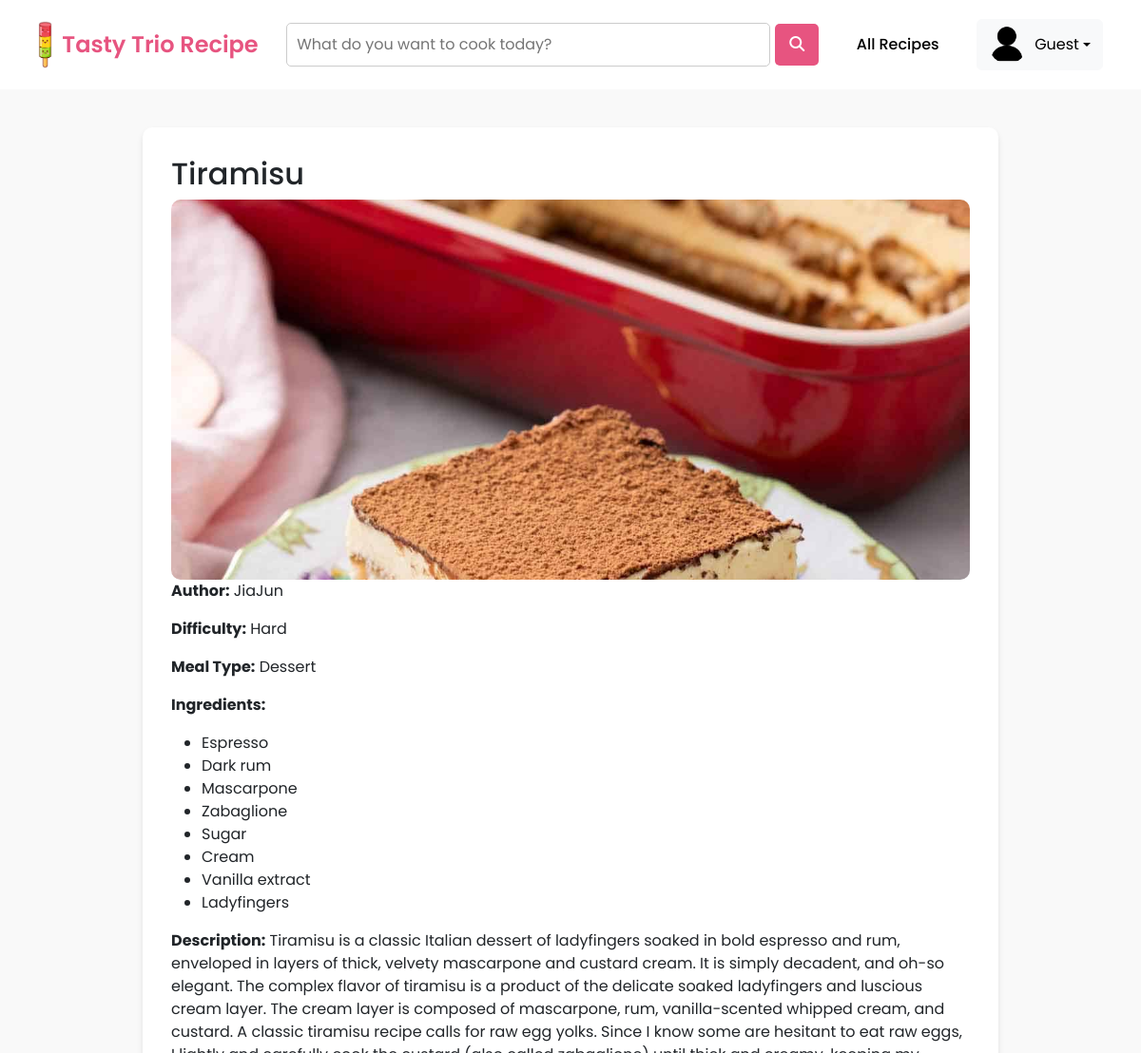
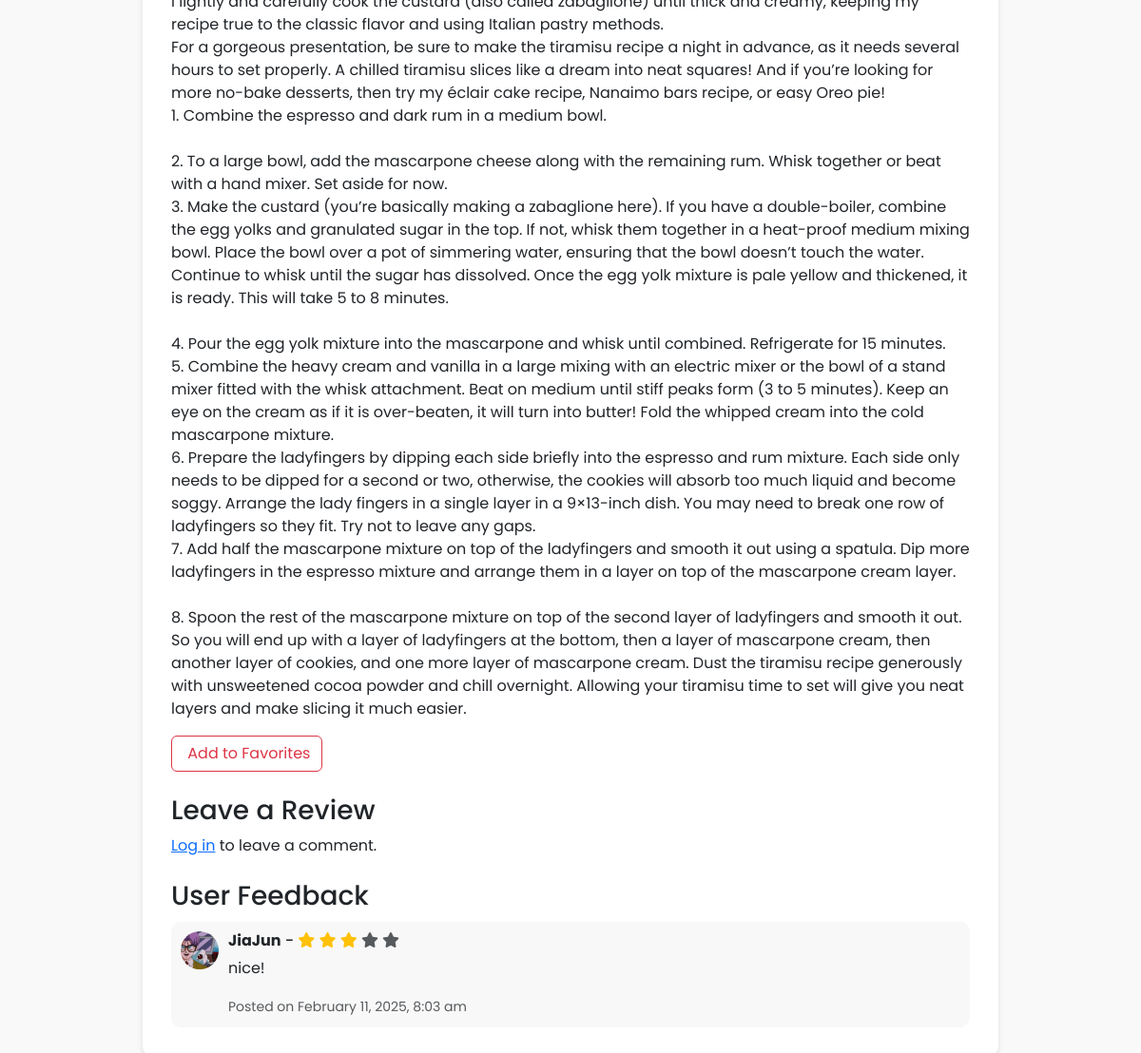
The page /user_recipe_details.php?id=8 on the database its author committed (2 pictures, top to bottom).
### tables this page shows
CREATE TABLE `recipe` (
  `recipeID` int(11) NOT NULL,
  `recipeImg` varchar(255) DEFAULT NULL,
  `recipeName` varchar(255) NOT NULL,
  `recipeIngred` text NOT NULL,
  `recipeDesc` text NOT NULL,
  `recipeDate` timestamp NOT NULL DEFAULT current_timestamp(),
  `recipeStatus` enum('Pending','Approved','Rejected','Re-Submitted') NOT NULL,
  `remark` text DEFAULT NULL,
  `userID` int(11) DEFAULT NULL,
  `diffID` int(11) DEFAULT NULL,
  `typeID` int(11) DEFAULT NULL
);

CREATE TABLE `registered_user` (
  `userID` int(11) NOT NULL,
  `userImg` varchar(255) DEFAULT NULL,
  `userName` varchar(255) NOT NULL,
  `userEmail` varchar(255) NOT NULL,
  `userPass` varchar(255) NOT NULL,
  `userBio` text DEFAULT NULL,
  `favID` int(11) DEFAULT NULL,
  `reset_token` varchar(255) DEFAULT NULL,
  `userStatus` enum('Active','Inactive','Banned') NOT NULL DEFAULT 'Active'
);

CREATE TABLE `meal_difficulty` (
  `diffID` int(11) NOT NULL,
  `mealDiff` varchar(255) NOT NULL
);

CREATE TABLE `meal_type` (
  `typeID` int(11) NOT NULL,
  `mealType` varchar(255) NOT NULL
);

CREATE TABLE `feedback` (
  `feedbackID` int(11) NOT NULL,
  `userID` int(11) DEFAULT NULL,
  `recipeID` int(11) DEFAULT NULL,
  `ratingID` int(11) DEFAULT NULL,
  `comment` text DEFAULT NULL,
  `feedbackDate` timestamp NOT NULL DEFAULT current_timestamp()
);

### user_recipe_details.php (the view, shortened to what this page needs)
<?php
include 'db.php';
$isLoggedIn = false;
if (!isset($_GET['id']) || empty($_GET['id'])) {
    $toastMessage = 'Invalid Recipe ID.';
} else {
    $recipeID = $_GET['id'];
    $query = "SELECT recipe.recipeID, recipe.recipeName, recipe.recipeImg, recipe.recipeIngred, recipe.recipeDesc,
              registered_user.userName, registered_user.userImg AS creatorImg,
              meal_difficulty.mealDiff, meal_type.mealType
            FROM recipe
            LEFT JOIN registered_user ON recipe.userID = registered_user.userID
            LEFT JOIN meal_difficulty ON recipe.diffID = meal_difficulty.diffID
            LEFT JOIN meal_type ON recipe.typeID = meal_type.typeID
            WHERE recipe.recipeID = ?";
    $stmt = $conn->prepare($query);
    $stmt->bind_param("i", $recipeID);
    $stmt->execute();
    $result = $stmt->get_result();
    $recipe = $result->fetch_assoc();
    $isFavorited = false;
}
$ratingQuery = "SELECT ratingID, ratingText FROM rating";
$ratingResult = $conn->query($ratingQuery);
$commentsQuery = "SELECT feedback.*, registered_user.userName, registered_user.userImg, rating.ratingText
                  FROM feedback
                  JOIN registered_user ON feedback.userID = registered_user.userID
                  JOIN rating ON feedback.ratingID = rating.ratingID
                  WHERE feedback.recipeID = ? ORDER BY feedbackDate DESC";
$commentsStmt = $conn->prepare($commentsQuery);
$commentsStmt->bind_param("i", $recipeID);
$commentsStmt->execute();
$commentsResult = $commentsStmt->get_result();
?>
<!DOCTYPE html>
<html lang="en">
<head>
    <link rel="stylesheet" href="https://cdn.jsdelivr.net/npm/bootstrap@5.3.0/dist/css/bootstrap.min.css">
    <link rel="stylesheet" href="https://cdnjs.cloudflare.com/ajax/libs/font-awesome/6.4.2/css/all.min.css">
</head>
<body>
<?php include('header.php'); ?>
<div class="container">
    <h2><?= htmlspecialchars($recipe['recipeName']) ?></h2>
    <img src="<?= htmlspecialchars($recipe['recipeImg']) ?>" class="recipe-img" alt="Recipe Image">
    <p><strong>Author:</strong> <?= htmlspecialchars($recipe['userName']) ?></p>
    <p><strong>Difficulty:</strong> <?= htmlspecialchars($recipe['mealDiff']) ?></p>
    <p><strong>Meal Type:</strong> <?= htmlspecialchars($recipe['mealType']) ?></p>
    <p><strong>Ingredients:</strong></p>
        <ul>
            <?php
            $ingredients = explode("\n", $recipe['recipeIngred']);
            foreach ($ingredients as $ingredient): ?>
                <li><?= htmlspecialchars($ingredient) ?></li>
            <?php endforeach; ?>
        </ul>
    <p><strong>Description:</strong> <?= nl2br(htmlspecialchars($recipe['recipeDesc'])) ?></p>
    <form id="favoriteForm">
            <button type="button" id="favoriteBtn" class="btn btn-outline-danger">
                <span id="favoriteText"><?= $isFavorited ? "Remove from Favorites" : "Add to Favorites" ?></span>
            </button>
    </form>
    <h3 class="mt-4">Leave a Review</h3>
    <?php if ($isLoggedIn): ?>
        <form method="POST" class="mt-4">
            <div class="mb-3">
                <label for="rating" class="form-label">Rating:</label>
                <select name="rating" class="form-select" required>
                    <?php while ($rating = $ratingResult->fetch_assoc()): ?>
                        <option value="<?= $rating['ratingID'] ?>"><?= $rating['ratingText'] ?></option>
                    <?php endwhile; ?>
                </select>
            </div>
            <div class="mb-3">
                <label for="comment" class="form-label">Comment:</label>
                <textarea name="comment" class="form-control" rows="3" required></textarea>
            </div>
            <button type="submit" class="btn btn-custom">Submit</button>
        </form>
    <?php else: ?>
        <p><a href="index.php">Log in</a> to leave a comment.</p>
    <?php endif; ?>
    <h3 class="mt-4">User Feedback</h3>
    <?php while ($comment = $commentsResult->fetch_assoc()): ?>
        <div class="comment-card">
            <img src="<?= htmlspecialchars($comment['userImg'] ?? 'uploads/default.png') ?>" class="profile-img">
            <div>
            <h6><strong><?= htmlspecialchars($comment['userName']) ?></strong> -
                <span class="text-warning">
                    <?php for ($i = 0; $i < $comment['ratingID']; $i++): ?>
                        <i class="fa fa-star"></i>
                    <?php endfor; ?>
                    <?php for ($i = $comment['ratingID']; $i < 5; $i++): ?>
                        <i class="fa fa-star text-muted"></i>
                    <?php endfor; ?>
                </span>
            </h6>
                <p><?= nl2br(htmlspecialchars($comment['comment'])) ?></p>
            <small class="text-muted">
                Posted on <?= date("F j, Y, g:i a", strtotime($comment['feedbackDate'])) ?>
            </small>
            </div>
        </div>
    <?php endwhile; ?>
</div>
</body>
</html>

### user_recipe_details.php (style rules this page uses)
body { font-family: 'Poppins', sans-serif; background-color: #f9f9f9; }
.container { max-width: 900px; margin: 40px auto; background: white; padding: 30px; border-radius: 10px; box-shadow: 0 4px 6px rgba(0, 0, 0, 0.1); }
.recipe-img { width: 100%; height: 400px; object-fit: cover; border-radius: 10px; }
.comment-card { display: flex; align-items: flex-start; padding: 10px; border-radius: 10px; background: #f8f8f8; margin-top: 10px; }
.profile-img { width: 40px; height: 40px; border-radius: 50%; object-fit: cover; margin-right: 10px; }

### header.php (style rules this page uses)
body { font-family: 'Poppins', sans-serif; margin: 0; padding: 0; background-color: #f9f9f9; }

### rows shown on the page
recipe: recipeName "Tiramisu", recipeImg (picture), userID.userName "JiaJun", diffID.mealDiff "Hard", typeID.mealType "Dessert", recipeIngred "Espresso", recipeIngred "Dark rum", recipeIngred "Mascarpone", recipeIngred "Zabaglione", recipeIngred "Sugar", recipeIngred "Cream", recipeIngred "Vanilla extract", recipeIngred "Ladyfingers", recipeDesc "Tiramisu is a classic Italian dessert of ladyfingers soaked in bold espresso and rum, enveloped in layers of thick, velvety mascarpone and custard cream. It is simply decadent, and oh-so elegant. The complex flavor of tiramisu is a product of the delicate soaked ladyfingers and luscious cream layer. The cream layer is composed of mascarpone, rum, vanilla-scented whipped cream, and custard. A classic tiramisu recipe calls for raw egg yolks. Since I know some are hesitant to eat raw eggs, I lightly and carefully cook the custard (also called zabaglione) until thick and creamy, keeping my recipe true to the classic flavor and using Italian pastry methods. For a gorgeous presentation, be sure…"
feedback: userID.userImg (picture), userID.userName "JiaJun", comment "nice!", feedbackDate "February 11, 2025, 8:03 am"

### other values the page prints
$userName "Guest"
